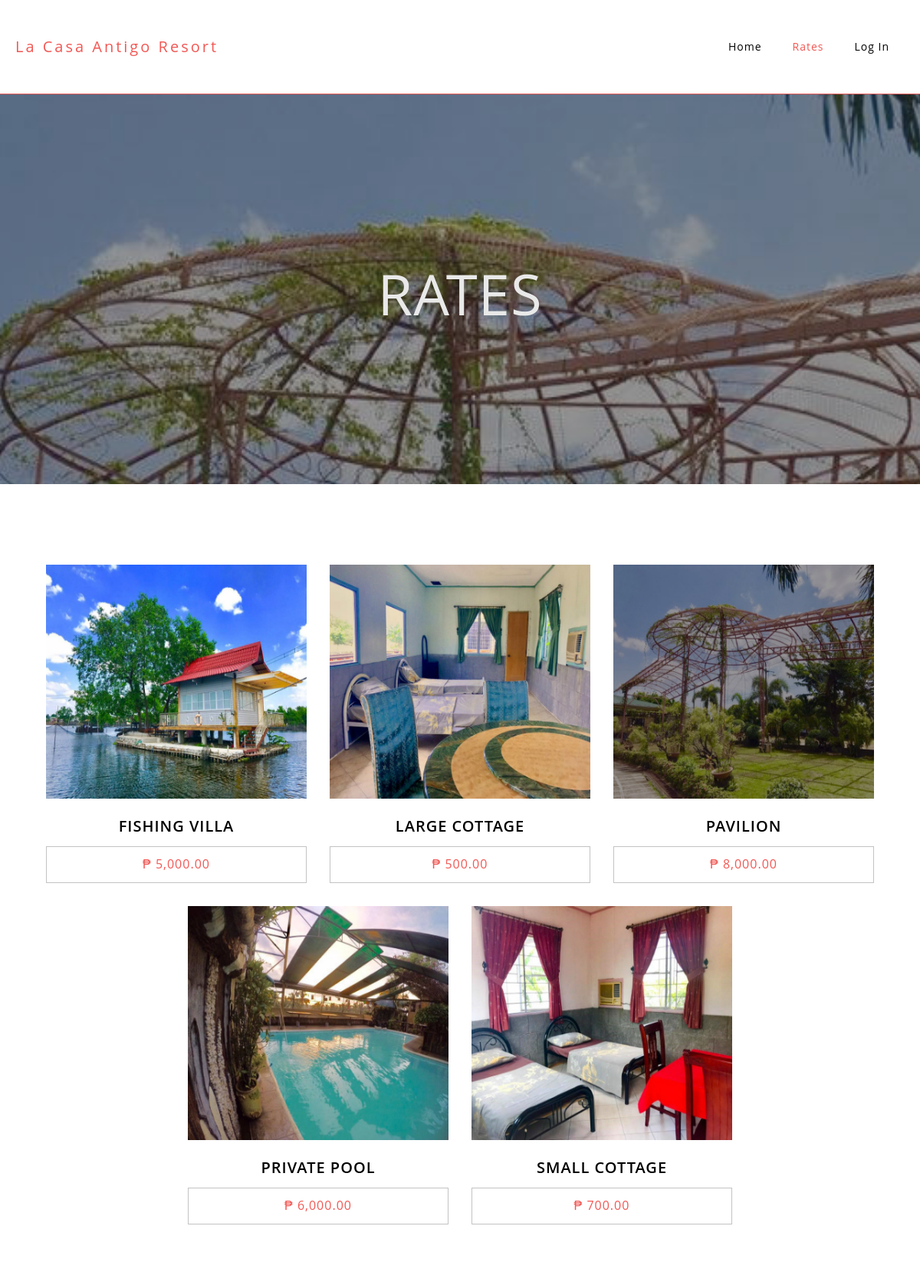
Before: /index.php/rates with the older database file.
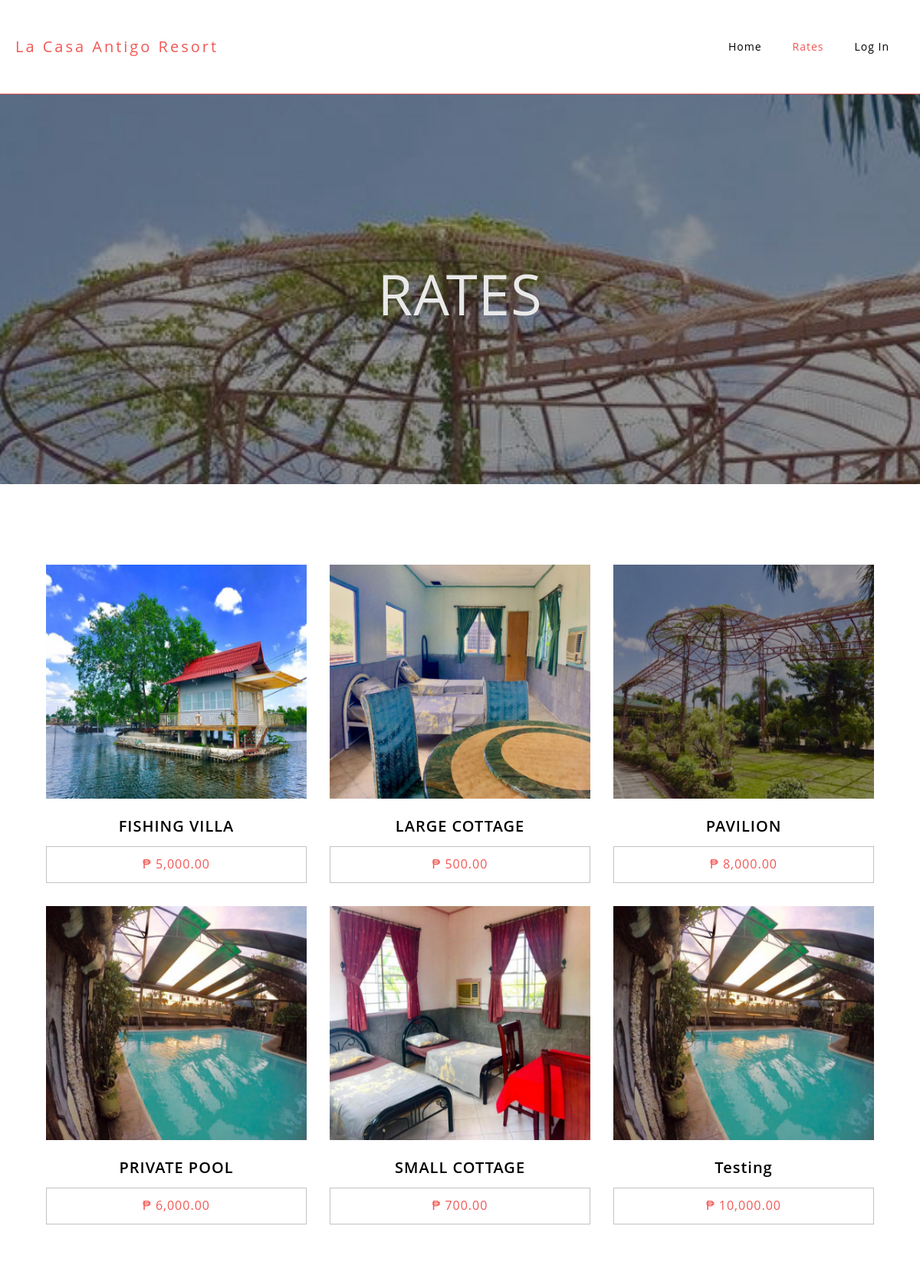
After: the same page with the newer database file.
### tables this page shows
CREATE TABLE `rates` (
  `RATES_NO` int(11) NOT NULL,
  `RATES_NAME` varchar(500) NOT NULL,
  `RATES_UNITNO` varchar(500) NOT NULL,
  `RATES_DESCRIPTION` varchar(10000) NOT NULL,
  `RATES_IMAGE` varchar(1000) NOT NULL,
  `RATES_PRICE` varchar(100) NOT NULL,
  `RATES_BEST` varchar(50) NOT NULL,
  `RATES_DELETION` int(11) NOT NULL
);

### application/controllers/Rates.php (called while the page is built, shortened)
<?php
class Rates extends CI_Controller {
    public function __construct()
    {
        $this->curpage = "Rates";
        $this->load->model('Rates_model');
        $this->load->model('Reservation_model');
        $this->load->model('Users_model');
    }
    public function index()
    {
        $details = array (
            'get_all_rates' =>  $this->Rates_model->get_all_rates()
        );
        $data['content']    =   $this->load->view('user/ratescontent', $details, TRUE);
        $data['curpage']    =   $this->curpage;
        $this->load->view('template', $data);
    }
}

### index.php (called while the page is built, shortened)
<?php
require_once BASEPATH.'core/CodeIgniter.php';

### application/models/Rates_model.php (called while the page is built, shortened)
<?php
class Rates_model extends CI_Model
{
    public $rates_name          =   "RATES_NAME";
    public $rates_deletion      =   "RATES_DELETION";
    public $table               =   "rates";
    function get_all_rates()
    {
        $row    =   $this->db->where($this->rates_deletion, 0)
                             ->order_by($this->rates_name, 'ASC')
                             ->get($this->table);
        return $row->result();
    }
}

### application/views/user/ratescontent.php (the view, shortened to what this page needs)
<div class="landing-image-parent">
    <div class="landing-image-child-we-are-waiting">
        <div class="landing-image-text">
            <div class="landing-image-title">
                Rates
            </div>
        </div>
    </div>
</div>
<div class="card card-cstm">
    <div class="card-body">
        <div class="container">
            <div class="row justify-content-md-center">
                <?php
                    if ( !empty($get_all_rates) ) {
                        foreach ( $get_all_rates as $rates ) {
                ?>
                            <div class="col-md-4 padding-top-large">
                                <div class="rates-image">
                                    <a href="<?php echo base_url(); ?>rates/details/<?php echo str_replace(' ', '-', strtolower($rates->RATES_NAME));?>/<?php echo $rates->RATES_NO; ?>">
                                        <img src="<?php echo base_url(); ?>public/img/<?php echo $rates->RATES_IMAGE; ?>" alt="<?php echo $rates->RATES_NAME; ?>" class="img-thumbnail">
                                    </a>
                                </div>
                                <div class="rates-title">
                                    <a href="<?php echo base_url(); ?>rates/details/<?php echo str_replace(' ', '-', strtolower($rates->RATES_NAME));?>/<?php echo $rates->RATES_NO; ?>">
                                        <?php echo $rates->RATES_NAME; ?>
                                    </a>
                                </div>
                                <div class="rates-price">
                                    ₱ <?php echo number_format($rates->RATES_PRICE, 2); ?>
                                </div>
                            </div>
                <?php
                        }
                    }
                ?>
            </div>
        </div>
    </div>
</div>

Changed rows visible on the page:
added rates: RATES_IMAGE (picture), RATES_NAME "Testing", RATES_PRICE "10,000.00"
